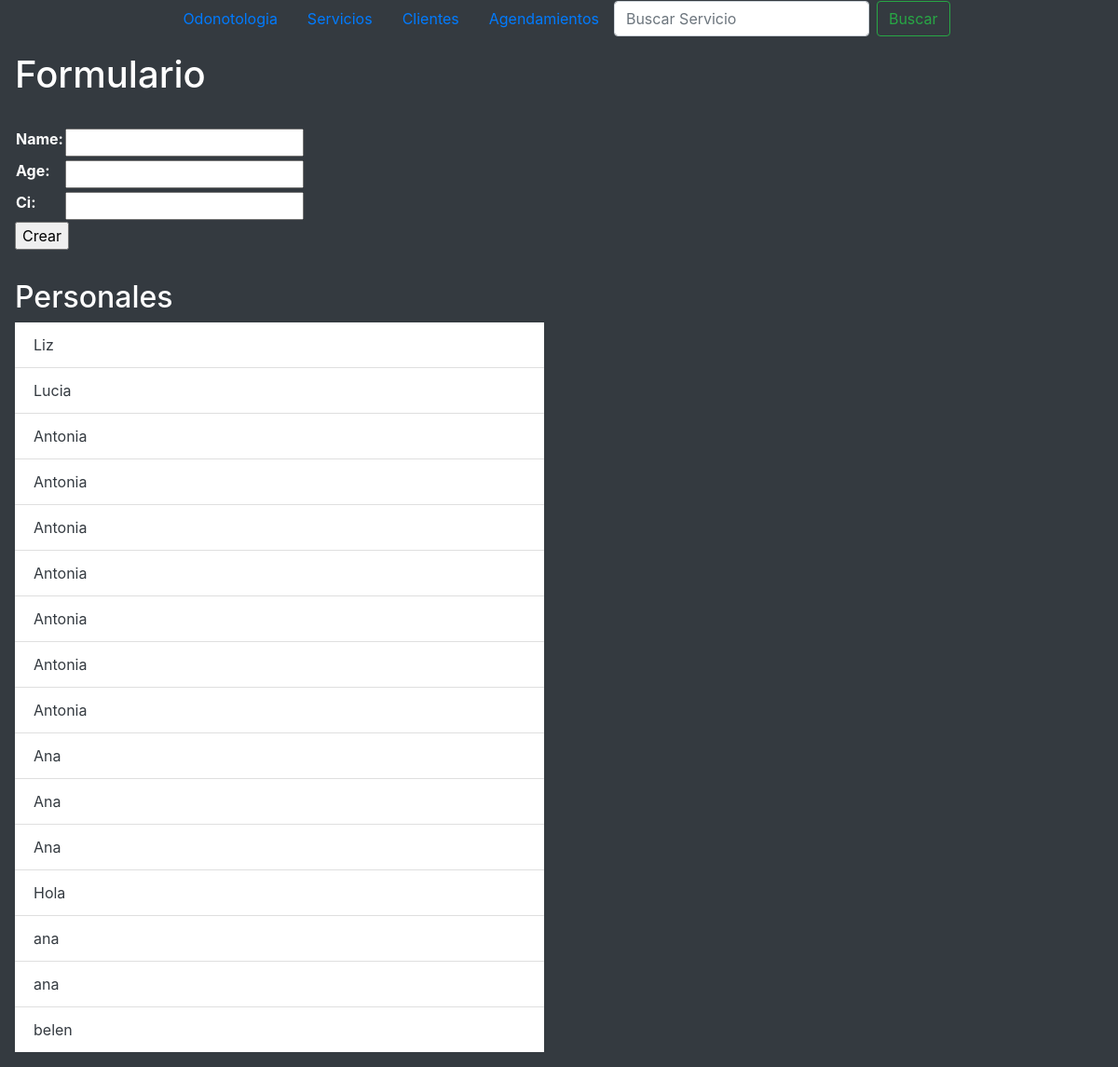
The page /create_employees/ on the database its author committed.
### employees/models.py (models this page shows)
class Employees(models.Model):
    name= models.CharField(max_length=100)
    age= models.FloatField()
    ci = models.IntegerField()

### employees/views.py (the view, shortened to what this page needs)
# urls.py: path('create_employees/', create_clients),
def create_clients(request):
    if request.method == 'GET':
        context = {
                'employees': Employees.objects.all(),
                'form': EmployeesForm()
        }
        return render(request, 'employees.html', context=context)

### employees/forms.py
class EmployeesForm(forms.Form):
    name = forms.CharField(max_length=100)
    age = forms.FloatField()
    ci = forms.IntegerField(required=False)

### templates/employees.html (shortened to what this page needs)
{%extends 'base.html'%}
{% block content %}
<div class="justify-content-center d-block w-50 p-3">
    <h1>Formulario</h1><br>
    <form action="" method="post">
    <table>
        {{form.as_table}}
    </table>
    <input type="submit" value="Crear">
    </form>
</div>
<div class="nav justify-content-center d-block w-50 p-3">
    <h2>Personales</h2>
    <ul class="list-group list-group-flush text-dark">
        {%for employee in employees%}
            <li class="list-group-item">{{employee.name}}</li>
        {%endfor%}
    </ul>
</div>
{% endblock %}

### rows shown on the page
Employees: name "Liz"
Employees: name "Lucia"
Employees: name "Antonia"
Employees: name "Antonia"
Employees: name "Antonia"
Employees: name "Antonia"
Employees: name "Antonia"
Employees: name "Antonia"
Employees: name "Antonia"
Employees: name "Ana"
Employees: name "Ana"
Employees: name "Ana"
Employees: name "Hola"
Employees: name "ana"
Employees: name "ana"
Employees: name "belen"
